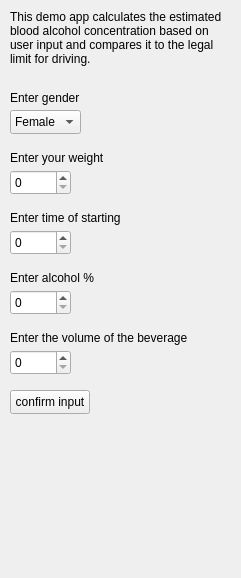
<?xml version="1.0" encoding="UTF-8"?>
<ui version="4.0">
 <class>MainWindow</class>
 <widget class="QMainWindow" name="MainWindow">
  <property name="geometry">
   <rect>
    <x>0</x>
    <y>0</y>
    <width>241</width>
    <height>578</height>
   </rect>
  </property>
  <property name="windowTitle">
   <string>MainWindow</string>
  </property>
  <widget class="QWidget" name="centralwidget">
   <widget class="QComboBox" name="genderComboBox">
    <property name="geometry">
     <rect>
      <x>10</x>
      <y>110</y>
      <width>71</width>
      <height>24</height>
     </rect>
    </property>
    <item>
     <property name="text">
      <string>Female</string>
     </property>
    </item>
    <item>
     <property name="text">
      <string>Male</string>
     </property>
    </item>
   </widget>
   <widget class="QSpinBox" name="weightSpinBox">
    <property name="geometry">
     <rect>
      <x>10</x>
      <y>170</y>
      <width>61</width>
      <height>25</height>
     </rect>
    </property>
   </widget>
   <widget class="QSpinBox" name="hoursSpinBox">
    <property name="geometry">
     <rect>
      <x>10</x>
      <y>230</y>
      <width>61</width>
      <height>25</height>
     </rect>
    </property>
   </widget>
   <widget class="QSpinBox" name="volumeSpinBox">
    <property name="geometry">
     <rect>
      <x>10</x>
      <y>350</y>
      <width>61</width>
      <height>25</height>
     </rect>
    </property>
    <property name="cursor">
     <cursorShape>ArrowCursor</cursorShape>
    </property>
    <property name="maximum">
     <number>1000</number>
    </property>
    <property name="singleStep">
     <number>100</number>
    </property>
   </widget>
   <widget class="QSpinBox" name="contentSpinBox">
    <property name="geometry">
     <rect>
      <x>10</x>
      <y>290</y>
      <width>61</width>
      <height>25</height>
     </rect>
    </property>
   </widget>
   <widget class="QPushButton" name="calculateButton">
    <property name="geometry">
     <rect>
      <x>10</x>
      <y>390</y>
      <width>80</width>
      <height>24</height>
     </rect>
    </property>
    <property name="text">
     <string>confirm input</string>
    </property>
   </widget>
   <widget class="QLabel" name="resultLabel">
    <property name="geometry">
     <rect>
      <x>10</x>
      <y>440</y>
      <width>211</width>
      <height>71</height>
     </rect>
    </property>
    <property name="text">
     <string/>
    </property>
    <property name="wordWrap">
     <bool>true</bool>
    </property>
   </widget>
   <widget class="QLabel" name="label">
    <property name="geometry">
     <rect>
      <x>10</x>
      <y>90</y>
      <width>71</width>
      <height>16</height>
     </rect>
    </property>
    <property name="text">
     <string>Enter gender</string>
    </property>
   </widget>
   <widget class="QLabel" name="label_2">
    <property name="geometry">
     <rect>
      <x>10</x>
      <y>150</y>
      <width>101</width>
      <height>16</height>
     </rect>
    </property>
    <property name="text">
     <string>Enter your weight</string>
    </property>
   </widget>
   <widget class="QLabel" name="label_3">
    <property name="geometry">
     <rect>
      <x>10</x>
      <y>210</y>
      <width>191</width>
      <height>16</height>
     </rect>
    </property>
    <property name="text">
     <string>Enter time of starting</string>
    </property>
   </widget>
   <widget class="QLabel" name="label_4">
    <property name="geometry">
     <rect>
      <x>10</x>
      <y>270</y>
      <width>91</width>
      <height>16</height>
     </rect>
    </property>
    <property name="text">
     <string>Enter alcohol %</string>
    </property>
   </widget>
   <widget class="QLabel" name="label_5">
    <property name="geometry">
     <rect>
      <x>10</x>
      <y>330</y>
      <width>181</width>
      <height>16</height>
     </rect>
    </property>
    <property name="text">
     <string>Enter the volume of the beverage</string>
    </property>
   </widget>
   <widget class="QLabel" name="label_6">
    <property name="geometry">
     <rect>
      <x>10</x>
      <y>10</y>
      <width>221</width>
      <height>71</height>
     </rect>
    </property>
    <property name="text">
     <string>This demo app calculates the estimated blood alcohol concentration based on user input and compares it to the legal limit for driving.</string>
    </property>
    <property name="alignment">
     <set>Qt::AlignLeading|Qt::AlignLeft|Qt::AlignTop</set>
    </property>
    <property name="wordWrap">
     <bool>true</bool>
    </property>
    <property name="margin">
     <number>0</number>
    </property>
    <property name="indent">
     <number>-1</number>
    </property>
    <property name="openExternalLinks">
     <bool>false</bool>
    </property>
   </widget>
  </widget>
 </widget>
 <resources/>
 <connections/>
</ui>
